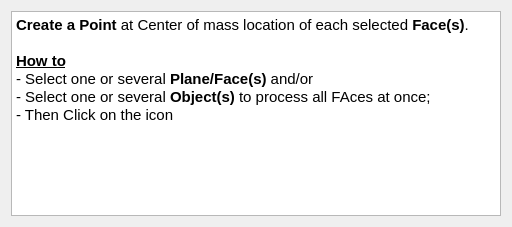
<?xml version="1.0" encoding="UTF-8"?>
<ui version="4.0">
 <class>Dialog</class>
 <widget class="QDialog" name="Dialog">
  <property name="geometry">
   <rect>
    <x>0</x>
    <y>0</y>
    <width>512</width>
    <height>227</height>
   </rect>
  </property>
  <property name="windowTitle">
   <string>Dialog</string>
  </property>
  <layout class="QGridLayout" name="gridLayout_3">
   <item row="0" column="0">
    <widget class="QTextBrowser" name="textBrowser">
     <property name="html">
      <string>&lt;!DOCTYPE HTML PUBLIC &quot;-//W3C//DTD HTML 4.0//EN&quot; &quot;http://www.w3.org/TR/REC-html40/strict.dtd&quot;&gt;
&lt;html&gt;&lt;head&gt;&lt;meta name=&quot;qrichtext&quot; content=&quot;1&quot; /&gt;&lt;style type=&quot;text/css&quot;&gt;
p, li { white-space: pre-wrap; }
&lt;/style&gt;&lt;/head&gt;&lt;body style=&quot; font-family:'Ubuntu'; font-size:11pt; font-weight:400; font-style:normal;&quot;&gt;
&lt;p style=&quot; margin-top:0px; margin-bottom:0px; margin-left:0px; margin-right:0px; -qt-block-indent:0; text-indent:0px;&quot;&gt;&lt;span style=&quot; font-weight:600;&quot;&gt;Create a Point&lt;/span&gt; at Center of mass location of each selected &lt;span style=&quot; font-weight:600;&quot;&gt;Face(s)&lt;/span&gt;.&lt;/p&gt;
&lt;p style=&quot;-qt-paragraph-type:empty; margin-top:0px; margin-bottom:0px; margin-left:0px; margin-right:0px; -qt-block-indent:0; text-indent:0px;&quot;&gt;&lt;br /&gt;&lt;/p&gt;
&lt;p style=&quot; margin-top:0px; margin-bottom:0px; margin-left:0px; margin-right:0px; -qt-block-indent:0; text-indent:0px;&quot;&gt;&lt;span style=&quot; font-weight:600; text-decoration: underline;&quot;&gt;How to&lt;/span&gt;&lt;/p&gt;
&lt;p style=&quot; margin-top:0px; margin-bottom:0px; margin-left:0px; margin-right:0px; -qt-block-indent:0; text-indent:0px;&quot;&gt;- Select one or several &lt;span style=&quot; font-weight:600;&quot;&gt;Plane/Face(s)&lt;/span&gt; and/or&lt;/p&gt;
&lt;p style=&quot; margin-top:0px; margin-bottom:0px; margin-left:0px; margin-right:0px; -qt-block-indent:0; text-indent:0px;&quot;&gt;- Select one or several &lt;span style=&quot; font-weight:600;&quot;&gt;Object(s)&lt;/span&gt; to process all FAces at once;&lt;/p&gt;
&lt;p style=&quot; margin-top:0px; margin-bottom:0px; margin-left:0px; margin-right:0px; -qt-block-indent:0; text-indent:0px;&quot;&gt;- Then Click on the icon&lt;/p&gt;&lt;/body&gt;&lt;/html&gt;</string>
     </property>
    </widget>
   </item>
  </layout>
 </widget>
 <resources/>
 <connections/>
</ui>
